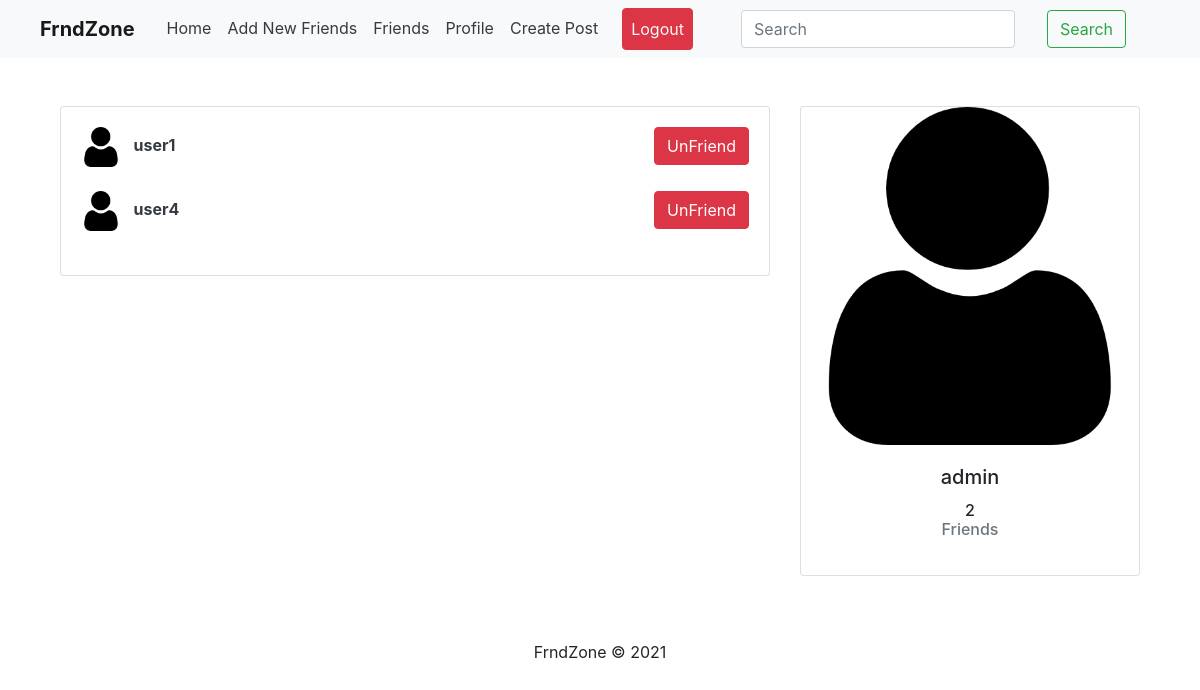
Screenshot of /friends/ (signed in) with the database file from the repository.
### users/models.py (models this page shows)
class Profile(models.Model):
	user = models.OneToOneField(User, on_delete=models.CASCADE)
	image = models.ImageField(default='profile.png', upload_to='profile_pics')
	slug = AutoSlugField(populate_from='user')
	bio = models.CharField(max_length=255, blank=True)
	friends = models.ManyToManyField("Profile", blank=True)
	def __str__(self):
		return str(self.user.username)
	def get_absolute_url(self):
		return "/users/{}".format(self.slug)

### users/views.py (the view)
# urls.py: path('friends/', user_views.friend_list, name='friend_list'),
def friend_list(request):
	p = request.user.profile
	friends = p.friends.all()
	context={
	'friends': friends
	}
	return render(request, "users/friend_list.html", context)

### users/templates/users/friend_list.html (shortened to what this page needs)
{% extends "feed/layout.html" %} {% load static %}  {% block searchform %}
<form
  class="form-inline my-2 my-lg-0 ml-5"
  action="{% url 'search_users' %}"
  method="get"
>
  <input name="p" type="text" class="form-control mr-sm-2" type="search" placeholder="Search" aria-label="Search">
  <button class="btn btn-outline-success my-2 my-sm-0 ml-4" type="submit">Search</button>
</form>
{% endblock searchform %} {% block content %}
<div class="container">
  <div class="row">
    <div class="col-md-8">
      {% if friends %}
      <div class="card card-signin my-5">
        <div class="card-body">
          {% for user_p in friends %}
          <a href="{{ user_p.get_absolute_url }}"
            ><img
              src="{{ user_p.image.url }}"
              class="rounded mr-2"
              width="40"
              height="40"
              alt=""
          /></a>
          <a class="text-dark" href="{{ user_p.get_absolute_url }}"
            ><b>{{ user_p }}</b></a
          >
          <small
            ><a
              class="btn btn-danger float-right"
              href="{% url 'delete_friend' user_p.id %}"
              >UnFriend</a
            ></small
          >
          <br /><br />
          {% endfor %}
        </div>
      </div>
      {% else %}
      <h5>
        You have no friends now! Make some new
          <a href="{% url 'users_list' %}">friends here!</a>
      </h5>
      {% endif %}
    </div>
    <div class="col-md-4">
      <div class="card card-signin my-5">
        <a href="{{ request.user.profile.get_absolute_url }}"
          ><img
            class="card-img-top"
            src="{{ request.user.profile.image.url }}"
            alt=""
        /></a>
        <div class="card-body">
          <h5 class="card-title text-center">{{ request.user }}</h5>
          <h6 class="text-center">
            {{ request.user.profile.friends.count }}
            <p class="text-muted">Friends</p>
          </h6>
        </div>
      </div>
    </div>
  </div>
  {% endblock content %} {% block jsfiles %}{% endblock jsfiles %}

### rows the page displays
Profile: image (placeholder picture), user.username "user1"
Profile: image (placeholder picture), user.username "user4"

### other values shown
{{ request.user }} "admin"
{{ request.user.profile.friends.count }} "2"
